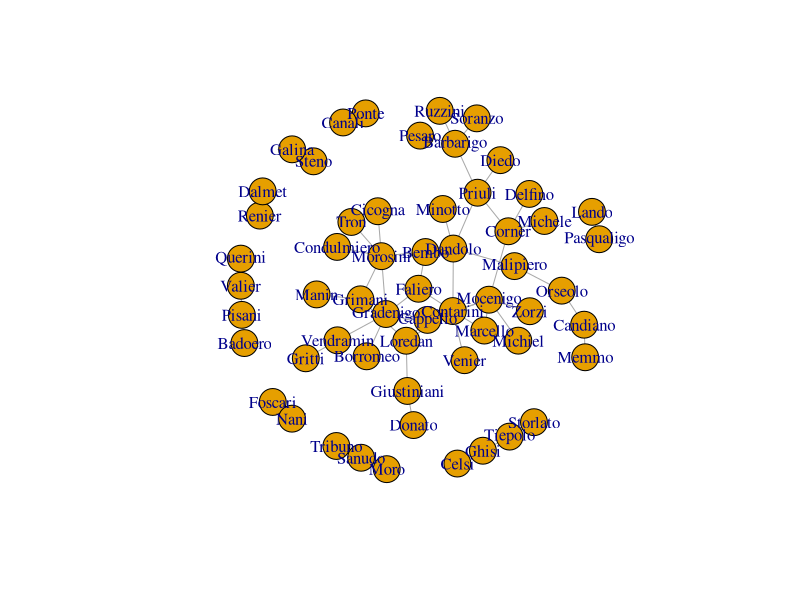
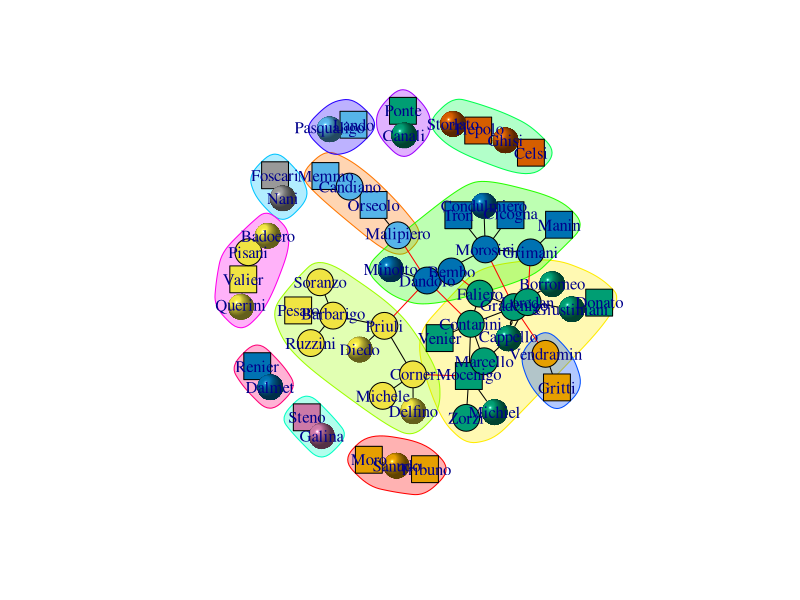

These figures' R source, in order: (Note: this script raises an error after producing the figures.)
library(igraph)

data <- read.csv("resources/family-pairs.csv",header=FALSE)
venice.sn <- graph.data.frame(data.frame(data$V1,data$V2),directed=F)
plot(venice.sn)
V(venice.sn)$degree <- degree(venice.sn)
cnet <- cluster_edge_betweenness(venice.sn)

node.type <- read.csv("resources/family-data.csv")
node.type.dict <- list()

for (r in 1:nrow(node.type)) {
  node.type.dict[[ node.type[r,"Family"] ]]  <-  list( "positions"= node.type[r,"Positions"],
                                                            "doges"= node.type[r,"Doges"],
                                                            "type" = node.type[r,"Type"] )
}

positions = NULL
shapes = NULL
doges = NULL
label.colors = NULL
label.colors.choice = c("white","lightgray","gray","lightblue","lightgreen","lightyellow", "magenta","darkgray","black")

for (r in V(venice.sn)$name) {
  if (! is.null(node.type.dict[[r]])) {
    positions <- c(positions, node.type.dict[[r]]$positions)
    shapes <- c(shapes,
                     ifelse(node.type.dict[[r]]$positions == "Doge",
                            "square",
                            ifelse(node.type.dict[[r]]$positions == "Dogaressa","sphere","circle")))
    doges <- c(1+as.numeric(node.type.dict[[r]]$doges))
    label.colors <- c(label.colors,label.colors.choice[1+as.numeric(node.type.dict[[r]]$doges)])
  } else {
    positions <- c(positions,"None")
    shapes <- c(shapes,"sphere")
  }
  
}

V(venice.sn)$positions <- positions
V(venice.sn)$shapes <- shapes
V(venice.sn)$label.colors <- label.colors

plot(cnet,venice.sn,vertex.shape=V(venice.sn)$shapes)

V(venice.sn)$betweenness <- betweenness(venice.sn)

plot(cnet,venice.sn,vertex.shape=V(venice.sn)$shapes,
     layout=layout_with_fr(venice.sn),
     vertex.size=5+(V(venice.sn)$betweenness/20),
     vertex.frame.color=V(venice.sn)$label.colors,
     vertex.frame.width=)

write_graph(venice.sn,"resources/venice-social-network.graphml",format="graphml")
